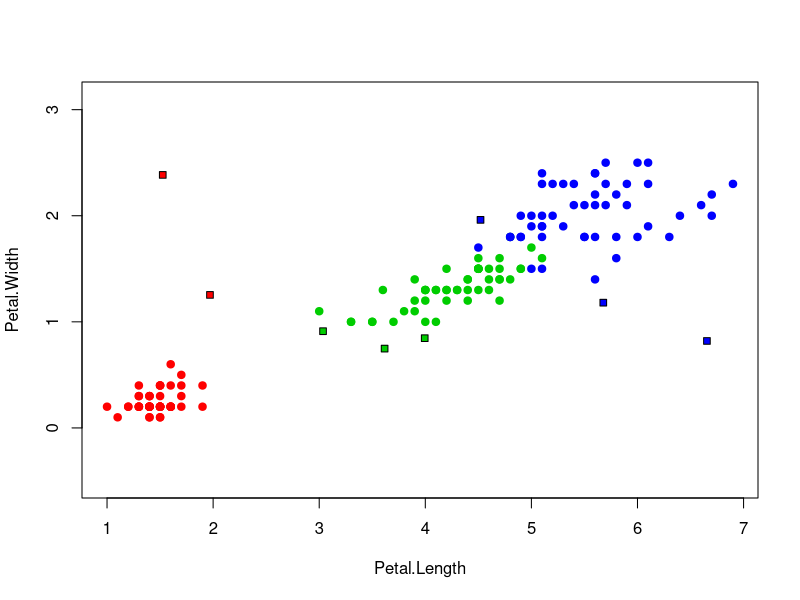

Write the R code that produced this figure.
euclidian_dist <- function(u, v)
{
    return (sqrt(sum((u - v)^2)))
}


nn <- function(data, u)
{
    row <- dim(data)[1]
    col <- dim(data)[2]
    min_dist <- Inf
    nearest <- -1
    for(i in 1:row)
    {
        curr_dist <- euclidian_dist(data[i, 1:col-1], u)
        if(curr_dist < min_dist)
        {
            min_dist <- curr_dist
            nearest <- i
        }
    }

   
    return (data[nearest, col])
}


main <- function()
{
    colors <- c("setosa" = "red", "versicolor" = "green3", "virginica" = "blue")
    train <- iris[,3:5]

    # drawing a plot of petal parameters
    plot(train[1:2], pch = 21, bg = colors[iris$Species],
         col = colors[iris$Species], asp = 1)

    # generate 10 tests
    test <- cbind(runif(10, min=0.1, max=6.9),
                  runif(10, min=0.1, max=2.4))
    for(i in 1:10)
    {
        answer <- nn(train, c(test[i, 1], test[i, 2]))
        if(answer == -1)
        {
            print('There are no neigbors')
            break
        }
        points(test[i, 1], test[i, 2], pch = 22, bg = colors[answer], asp = 1)
    }
}


main()


